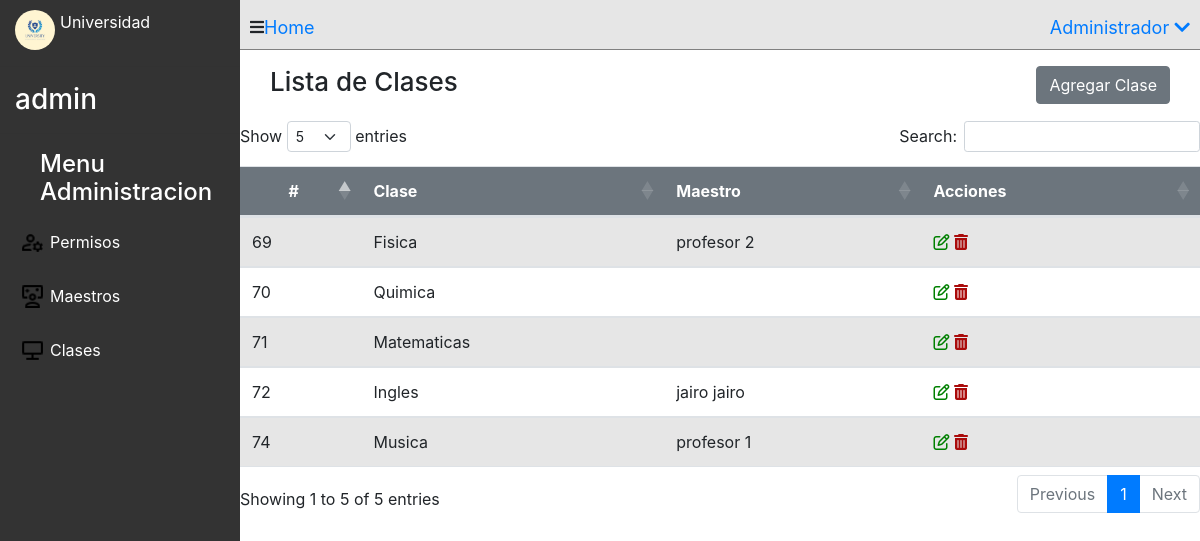
/index.php?controller=ClasesController&action=index (signed in), run on the app's committed database.
### tables this page shows
CREATE TABLE `usuarios` (
  `id` int(11) NOT NULL,
  `nombre` varchar(150) NOT NULL,
  `apellido` varchar(100) NOT NULL,
  `email` varchar(100) NOT NULL,
  `password` varchar(100) NOT NULL,
  `estado` tinyint(4) NOT NULL DEFAULT 1,
  `direccion` varchar(150) NOT NULL,
  `nacimiento` date NOT NULL,
  `rol_id` int(11) NOT NULL,
  `asignatura_id` int(11) DEFAULT NULL
);

CREATE TABLE `asignaturas` (
  `id` int(11) NOT NULL,
  `asignatura` varchar(50) DEFAULT NULL,
  `profesor_id` varchar(30) DEFAULT NULL
);

### Controllers/ClasesController.php (called while the page is built, shortened)
<?php
class ClasesController
{
    public function index()
    {
        $clases = new Clases;
        $clases->clases();
        require_once $_SERVER['DOCUMENT_ROOT'] . '/Views/templates/tablaClases.php';
    }
}

### Models/Database.php (called while the page is built, shortened)
<?php
class Database
{
    private $conn;
    public function __construct()
    {
        $this->hostname = HOST_NAME;
        $this->username = USER_NAME;
        $this->password = PASSWORD;
        $this->dbname = DB_NAME;
        $this->conn = new \PDO("mysql:host=$this->hostname;dbname=$this->dbname", $this->username, $this->password);
    }
    function getConn()
    {
        return $this->conn;
    }
}

### Models/Clases.php (called while the page is built, shortened)
<?php
class Clases
{
    private $conexion;
    public function __construct()
    {
        $database = new Database;
        $this->conexion = $database->getConn();
    }
    public function clases()
    {
        $query = 'SELECT asignaturas.id, asignaturas.asignatura, usuarios.id as profesor,usuarios.nombre, usuarios.apellido, asignaturas.profesor_id FROM `asignaturas` LEFT JOIN usuarios ON usuarios.asignatura_id = asignaturas.id;';
        try {
            $stm = $this->conexion->prepare($query);
            $stm->execute();
            $rs = $stm->fetchAll(\PDO::FETCH_ASSOC);
            return $rs;
        } catch (\PDOException $e) {
            echo $e->getMessage();
        }
    }
}

### Views/templates/tablaClases.php (the view, shortened to what this page needs)
<?php
require_once $_SERVER['DOCUMENT_ROOT'] . '/Models/Clases.php';
$a = new Clases;
$b = $a->clases();
?>
<!DOCTYPE html>
<html lang="en">
<head>
    <link rel="stylesheet" href="https://cdn.jsdelivr.net/npm/bootstrap@5.2.2/dist/css/bootstrap.min.css">
    <link rel="stylesheet" href="https://cdn.datatables.net/1.12.1/css/dataTables.bootstrap5.min.css">
    <link rel="stylesheet" href="https://cdnjs.cloudflare.com/ajax/libs/font-awesome/5.15.4/css/all.min.css">
</head>
<body>
    <div class="container my-10 ml-10">
    <div class="container">
    <div class="row justify-content-between mb-3 mt-3">
        <div class="col-6">
            <h2 class="titulo">Lista de Clases</h2>
        </div>
        <div class="col-6 text-right">
            <button type="button" class="btn btn-secondary" data-bs-toggle="modal" data-bs-target="#exampleModal">
                Agregar Clase
            </button>
        </div>
    </div>
</div>
    </div>
    <div class="row">
        <div class="col-12">
            <table id="datatable_users" class="table table-striped ">
                <thead class="bg-secondary text-white">
                    <tr>
                        <th class="text-center">#</th>
                        <th>Clase</th>
                        <th>Maestro</th>
                        <th>Acciones</th>
                    </tr>
                </thead>
                <tbody>
                    <?php foreach ($b as $asignaturas) : ?>
                        <tr>
                            <td><?= $asignaturas['id'] ?></td>
                            <td><?= $asignaturas['asignatura']  ?></td>
                            <td><?= $asignaturas['nombre']  ?><?= $asignaturas['profesor_id'] ?> <?= $asignaturas['apellido']  ?></td>
                            <td>
                                <link href="https://stackpath.bootstrapcdn.com/bootstrap/4.5.2/css/bootstrap.min.css" rel="stylesheet">
                                <a href="../index.php?controller=ClasesController&action=update&id=<?= $asignaturas['id'] ?>" class="fa-regular fa-pen-to-square" data-toggle="modal" data-target="#actualizarMateriaModal_<?= $asignaturas['id'] ?>" style="color: green;"></a>
                                <a href="../index.php?controller=ClasesController&action=destroy&id=<?= $asignaturas['id'] ?>" class="fa-solid fa-trash-can " style="color: rgb(170, 11, 11);;"></a>
                            </td>
                        </tr>
                    <?php endforeach; ?>
                </tbody>
            </table>
        </div>
    </div>
</body>
</html>

### assets/styles/board.css (style rules this page uses)
body { margin: 0; font-family: Arial, sans-serif; display: flex; background-color: rgb(227, 222, 222); }
.titulo { font-size: 26px; }

### Views/templates/tablaClases.php (style rules this page uses)
.table { width: 95%; margin: 20px auto; padding: 0; }

### data on the page
usuarios: asignatura "69", asignatura.asignatura "Fisica", nombre "profesor", apellido "2"
asignaturas: id "70", asignatura "Quimica"
asignaturas: id "71", asignatura "Matematicas"
usuarios: asignatura "72", asignatura.asignatura "Ingles", nombre "jairo", apellido "jairo"
usuarios: asignatura "74", asignatura.asignatura "Musica", nombre "profesor", apellido "1"

### other printed values
$key "Permisos"
$key "Maestros"
$key "Clases"
